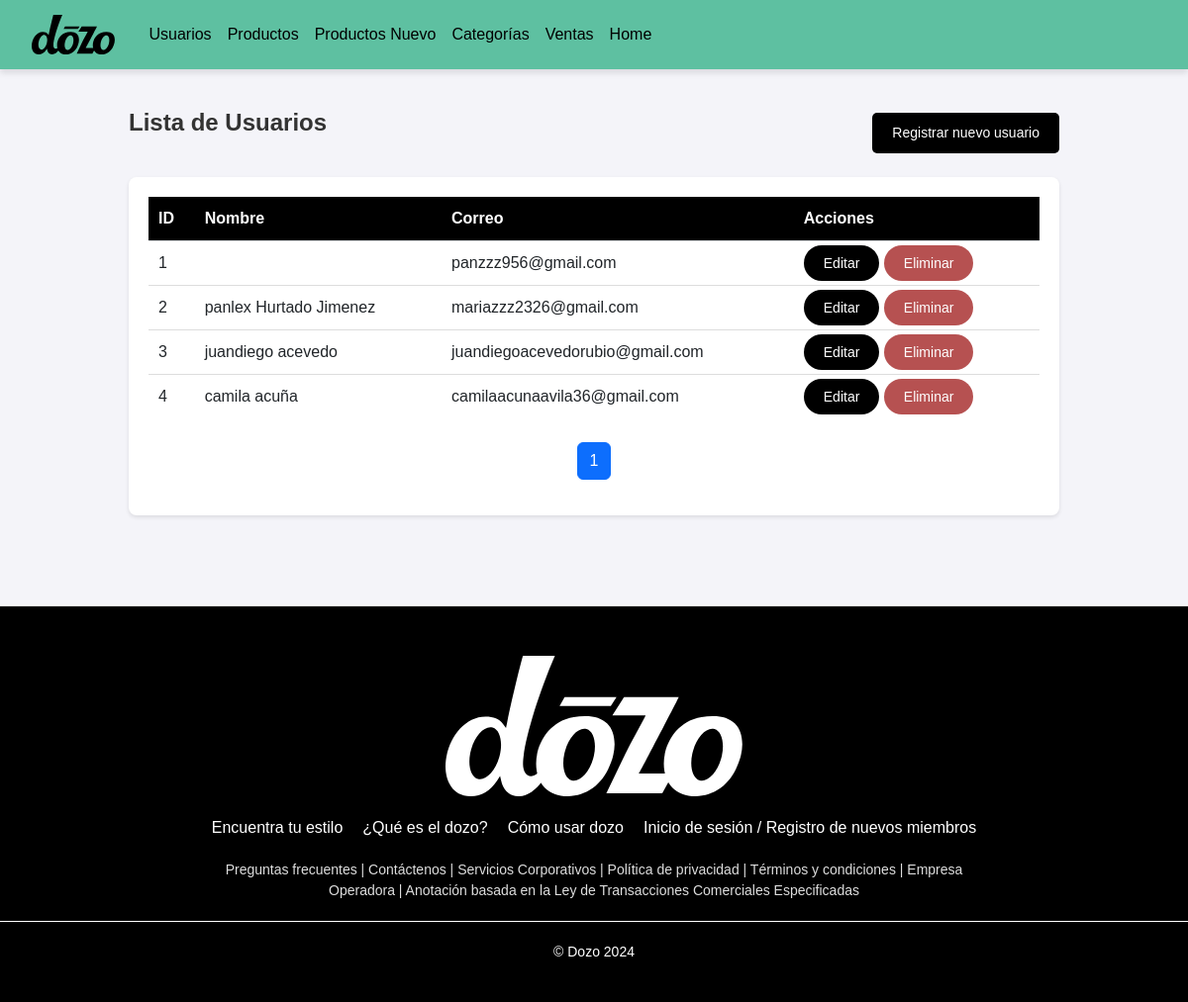
/users/, run on the app's committed database.
### Dozo/models.py (models this page shows, shortened)
class CustomUser(AbstractUser):
    ROLE_CHOICES = [
        ('admin', 'Admin'),
        ('user', 'User'),
    ]
    email = models.EmailField(unique=True, verbose_name="Correo Electrónico")
    first_name = models.CharField(max_length=30, verbose_name="Nombre")
    last_name = models.CharField(max_length=30, verbose_name="Apellido")
    telefono = models.CharField(max_length=30, verbose_name="Telefono")
    department = models.CharField(max_length=100, blank=True, null=True, verbose_name="Departamento")
    city = models.CharField(max_length=100, blank=True, null=True, verbose_name="Ciudad")
    address = models.TextField(blank=True, null=True, verbose_name="Dirección")
    postal_code = models.CharField(max_length=20, blank=True, null=True, verbose_name="Código Postal")
    role = models.CharField(max_length=10, choices=ROLE_CHOICES, default=' ')
    groups = models.ManyToManyField(
        'auth.Group',
        related_name='customuser_set',
        blank=True,
        help_text='Los grupos a los que pertenece este usuario. El usuario obtendrá todos los permisos otorgados a cada uno de sus grupos.',
        related_query_name='customuser',
    )
    user_permissions = models.ManyToManyField(
        'auth.Permission',
        related_name='customuser_set',
        blank=True,
        help_text='Permisos específicos para este usuario.',
        related_query_name='customuser')

### Dozo/views.py (the view)
# urls.py: path('users/', views.mostrar_user, name='mostrar_user'),
def mostrar_user(request):
    users_list = CustomUser.objects.all()
    page = request.GET.get('page', 1)  # Obtener el número de página de los parámetros GET
    paginator = Paginator(users_list, 10)  # Mostrar 10 usuarios por página
    try:
        users = paginator.page(page)
    except PageNotAnInteger:
        users = paginator.page(1)  # Si la página no es un número, mostrar la primera página
    except EmptyPage:
        users = paginator.page(paginator.num_pages)  # Si está fuera de rango, mostrar la última página
    return render(request, 'mostrar_user.html', {
        'users': users
    })

### Dozo/templates/mostrar_user.html (shortened to what this page needs)
<!DOCTYPE html>
<html lang="en">
<head>
    <link href="https://cdn.jsdelivr.net/npm/bootstrap@5.3.0/dist/css/bootstrap.min.css" rel="stylesheet">
    <link rel="stylesheet" href="/static/listauser.css">
</head>
<body>
    <div class="navbar-container">
        <nav class="navbar navbar-expand-lg">
            <div class="container-fluid">
                <a class="navbar-brand" href="#">
                    <img src="/static/logo.svg" alt="Logo">
                </a>
                <div class="collapse navbar-collapse" id="navbarNav">
                    <ul class="navbar-nav">
                        <li class="nav-item"><a class="nav-link" href="/users/">Usuarios</a></li>
                        <li class="nav-item"><a class="nav-link" href="/productos/">Productos</a></li>
                        <li class="nav-item"><a class="nav-link" href="/productos/nuevo/">Productos Nuevo</a></li>
                        <li class="nav-item"><a class="nav-link" href="/categorias/">Categorías</a></li>
                        <li class="nav-item"><a class="nav-link" href="/ventas/">Ventas</a></li>
                        <li class="nav-item"><a class="nav-link" href="http://localhost:3000">Home</a></li>
                    </ul>
                </div>
            </div>
        </nav>
    </div>
    <div class="content-container">
        <div class="content-header">
            <h1 class="content-title">Lista de Usuarios</h1>
            <a href="/users/registro/" class="btn-registro">Registrar nuevo usuario</a>
        </div>
        <div class="table-wrapper">
            <table class="table">
                <thead>
                    <tr>
                        <th>ID</th>
                        <th>Nombre</th>
                        <th>Correo</th>
                        <th>Acciones</th>
                    </tr>
                </thead>
                <tbody>
                    {% for user in users %}
                    <tr>
                        <td>{{ user.id }}</td>
                        <td>{{ user.first_name }} {{ user.last_name }}</td>
                        <td>{{ user.email }}</td>
                        <td>
                            <a href="/users/editar/{{ user.id }}/" class="editar">Editar</a>
                            <a href="/users/eliminar/{{ user.id }}/" class="eliminar">Eliminar</a>
                        </td>
                    </tr>
                    {% endfor %}
                </tbody>
            </table>
                        <div class="d-flex justify-content-center mt-4">
                            <nav aria-label="Page navigation">
                                <ul class="pagination">
                                    {% for num in users.paginator.page_range %}
                                        <li class="page-item {% if users.number == num %}active{% endif %}">
                                            <a class="page-link" href="?page={{ num }}">{{ num }}</a>
                                        </li>
                                    {% endfor %}
                                </ul>
                            </nav>
                        </div>
        </div>
    </div>
    <footer class="footer-container">
        <div class="footer-logo">
            <img src="/static/logo-white.svg" alt="Dozo Logo" class="footer-logo-img">
        </div>
        <div class="footer-links">
            <a href="#" class="footer-link">Encuentra tu estilo</a>
            <a href="#" class="footer-link">¿Qué es el dozo?</a>
            <a href="#" class="footer-link">Cómo usar dozo</a>
            <a href="#" class="footer-link">Inicio de sesión / Registro de nuevos miembros</a>
        </div>
        <div class="footer-info">
            Preguntas frecuentes | Contáctenos | Servicios Corporativos | Política de privacidad | Términos y condiciones |
            Empresa Operadora | Anotación basada en la Ley de Transacciones Comerciales Especificadas
        </div>
        <div class="footer-copyright">
            &copy; Dozo 2024
        </div>
    </footer>
</body>
</html>

### Dozo/static/listauser.css (style rules this page uses)
body { margin: 0; padding: 0; box-sizing: border-box; font-family: Arial, sans-serif; background-color: #f4f4f9; }
.navbar { background-color: #5ec0a1; height: 70px; padding: 0 20px; position: fixed; top: 0; width: 100%; box-shadow: 0 4px 6px rgba(0, 0, 0, 0.1); }
.navbar-brand { font-size: 1.5rem; color: white; text-decoration: none; display: flex; align-items: center; }
.navbar-brand img { height: 40px; margin-right: 10px; }
.navbar-nav .nav-link { color: rgb(0, 0, 0) !important; font-size: 1rem; text-decoration: none; padding: 5px 10px; transition: background-color 0.3s ease, color 0.3s ease; }
.content-container { padding: 70px 30px; margin: 40px auto; max-width: 1000px; padding-bottom: 50px; }
.content-title { font-size: 1.5rem; font-weight: bold; color: #333; margin-bottom: 20px; text-align: left; }
.table-wrapper { background-color: #fff; border-radius: 8px; padding: 20px; box-shadow: 0 2px 4px rgba(0, 0, 0, 0.1); }
.table { width: 100%; border-collapse: collapse; margin: 0; }
.table th { background-color: #000000; color: white; font-weight: bold; padding: 10px; text-align: left; }
.table td { padding: 10px; border-bottom: 1px solid #ddd; }
.table tr:last-child td { border-bottom: none; }
.content-header { display: flex; justify-content: space-between; align-items: center; margin-bottom: 20px; }
.btn-registro { background-color: #000000; border: none; color: #ffffff; padding: 10px 20px; border-radius: 5px; text-decoration: none; font-size: 14px; text-align: center; transition: all 0.3s ease; }
.footer-container { background-color: #000; color: #fff; padding: 40px 0; text-align: center; font-family: Arial, sans-serif; border-top: 2px solid #fff; }
.footer-logo { margin-bottom: 20px; }
.footer-logo-img { width: 300px; margin-top: 10px; }
.footer-links { display: flex; justify-content: center; gap: 20px; margin: 20px 0; }
.footer-link { font-size: 16px; color: #fff; text-decoration: none; cursor: pointer; }
.footer-info { font-size: 14px; color: #ddd; margin: 20px auto; max-width: 800px; line-height: 1.5; }
.footer-copyright { font-size: 14px; margin-top: 20px; border-top: 1px solid #fff; padding-top: 20px; }
.editar { background-color: #000000; border: none; color: #ffffff; padding: 10px 20px; border-radius: 20px; text-decoration: none; font-size: 14px; text-align: center; transition: all 0.3s ease; }
.eliminar { background-color: #b65151; border: none; color: #ffffff; padding: 10px 20px; border-radius: 20px; text-decoration: none; font-size: 14px; text-align: center; transition: all 0.3s ease; }

### data on the page
CustomUser: id "1", email "panzzz956@gmail.com"
CustomUser: id "2", first_name "panlex", last_name "Hurtado Jimenez", email "mariazzz2326@gmail.com"
CustomUser: id "3", first_name "juandiego", last_name "acevedo", email "juandiegoacevedorubio@gmail.com"
CustomUser: id "4", first_name "camila", last_name "acuña", email "camilaacunaavila36@gmail.com"

### other printed values
{{ num }} "1"
